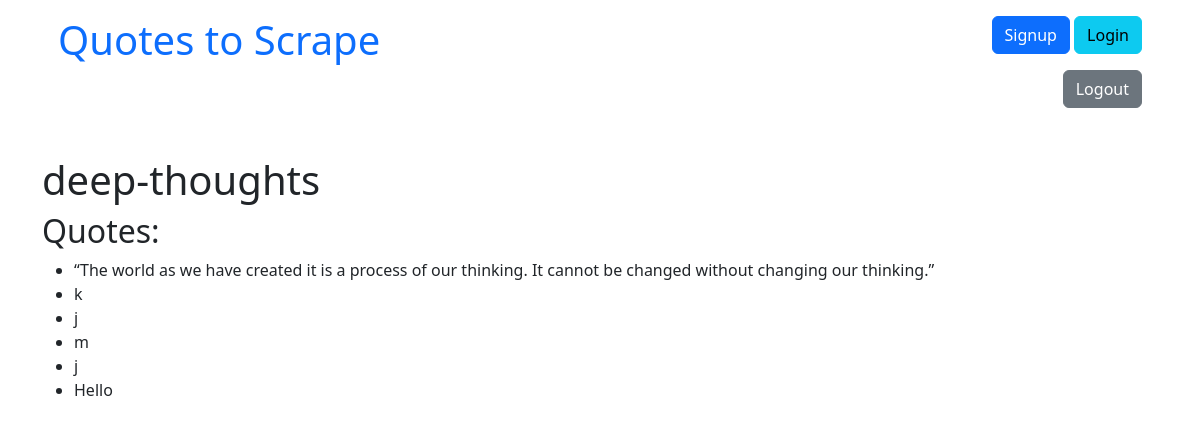
Screenshot of /quotes/tag/deep-thoughts/ with the database file from the repository.
### quotes/models.py (models this page shows, shortened)
class Tag(models.Model):
    name = models.CharField(max_length=30, null=False, unique=True)

class Quote(models.Model):
    quote = models.TextField()
    tags = models.ManyToManyField(Tag)
    author = models.ForeignKey(Author, on_delete=models.CASCADE, default=None,null=True)
    created_at = models.DateTimeField(auto_now_add=True)

### quotes/views.py (the view)
# urls.py: path('tag/<str:tag_name>/', views.tag_view, name='tag_detail'),
def tag_view(request,tag_name):
    tag = get_object_or_404(Tag, name= tag_name)
    quotes= tag.quote_set.all()
    return render(request, 'quotes/tag_detail.html', {'tag':tag, 'quotes': quotes})

### quotes/templates/quotes/tag_detail.html
{% extends 'quotes/base.html' %}
{% block content %}
<h1>{{ tag.name }}</h1>
<h2>Quotes:</h2>
<ul>
    {% for quote in quotes %}
        <li>{{ quote.quote }}</li>
    {% empty %}
        <li>No quotes.</li>
    {% endfor %}
</ul>
{% endblock %}

### rows the page displays
Tag: name "deep-thoughts"
Quote: quote "“The world as we have created it is a process of our thinking. It cannot be changed without changing our thinking.”"
Quote: quote "k"
Quote: quote "j"
Quote: quote "m"
Quote: quote "j"
Quote: quote "Hello"
